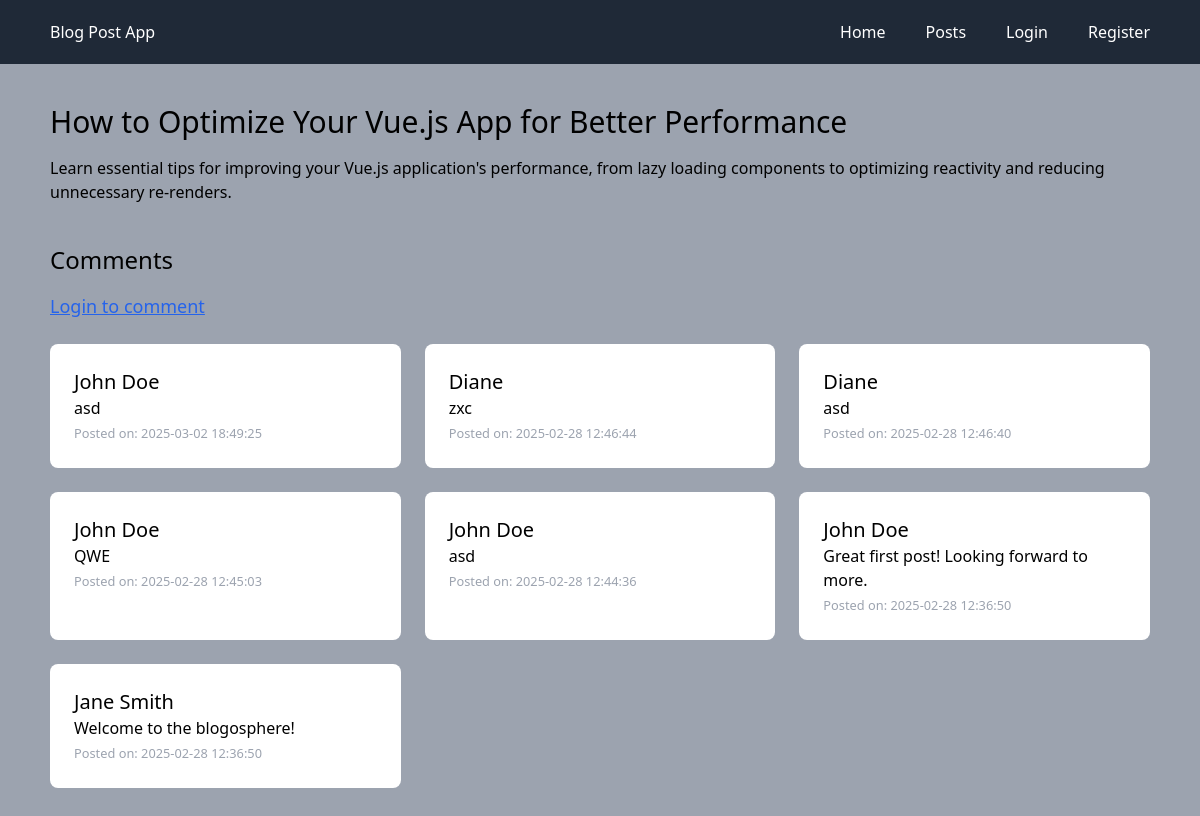
Before: /posts/1 with the older database file.
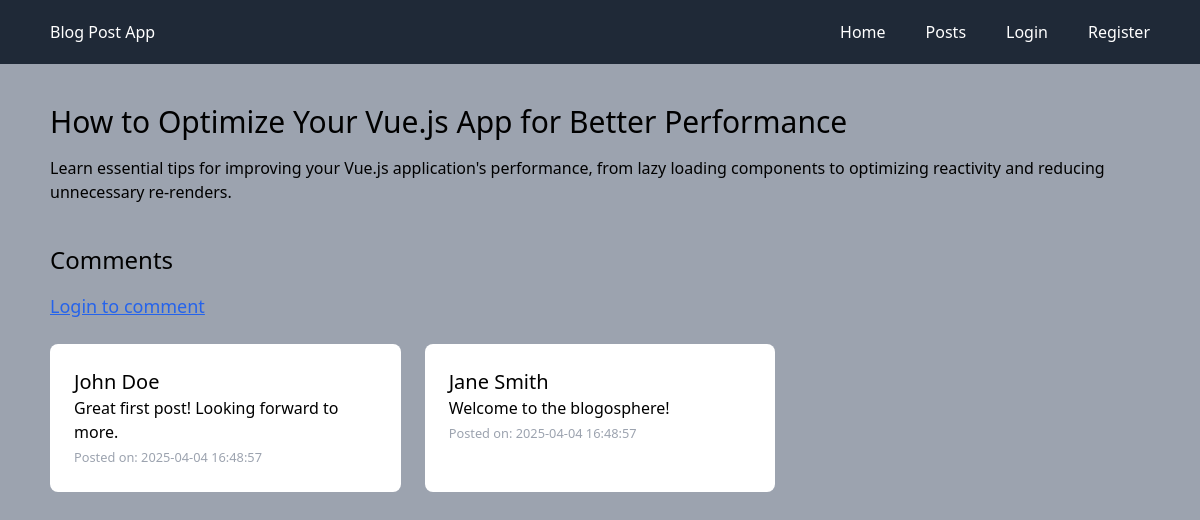
After: the same page with the newer database file.
### tables this page shows
CREATE TABLE posts(
  id INTEGER PRIMARY KEY AUTOINCREMENT,
  user_id INTEGER NOT NULL,
  title TEXT NOT NULL,
  content TEXT NOT NULL,
  views INTEGER NOT NULL DEFAULT 0,
  created_at DATETIME DEFAULT CURRENT_TIMESTAMP,
  FOREIGN KEY (user_id) REFERENCES users (id)
);

CREATE TABLE comments(
  id INTEGER PRIMARY KEY AUTOINCREMENT,
  user_id INTEGER NOT NULL,
  post_id INTEGER NOT NULL,
  content TEXT NOT NULL,
  created_at DATETIME DEFAULT CURRENT_TIMESTAMP,
  FOREIGN KEY (user_id) REFERENCES users (id),
  FOREIGN KEY (post_id) REFERENCES posts (id)
);

CREATE TABLE users(
  id INTEGER PRIMARY KEY AUTOINCREMENT,
  name TEXT NOT NULL,
  email TEXT UNIQUE NOT NULL,
  password TEXT NOT NULL,
  role TEXT NOT NULL DEFAULT 'non-admin',
  created_at DATETIME DEFAULT CURRENT_TIMESTAMP
);

### core/View.php (called while the page is built, shortened)
<?php
class View {
  protected static $globals = [];
  public static function share(string $key, mixed $value): void {
    static::$globals[$key] = $value;
  }
  public static function render(string $template, array $data = [], ?string $layout = null): string {
    $data = [...$data, ...static::$globals];
    $content = static::renderTemplate($template, $data);
    return static::renderLayout($layout, $data, $content);
  }
  protected static function renderTemplate(string $template, array $data): string {
    extract($data);
    $path = dirname(__DIR__) . "/app/views/{$template}.php";
    require $path;
    return ob_get_clean();
  }
  protected static function renderLayout(?string $template, array $data, string $content): string {
    extract([...$data, 'content' => $content]);
    $path = dirname(__DIR__) . "/app/views/{$template}.php";
    require $path;
    return ob_get_clean();
  }
}

### app/controllers/PostController.php (called while the page is built, shortened)
<?php
class PostController {
  public function show($id) {
    $post = Post::find($id);
    $comments = Comment::getCommentsByPostId($id);
    $user = Auth::user();
    return View::render("posts/show", ['post' => $post, 'comments' => $comments], 'layout/main');
  }
}

### core/Router.php (called while the page is built, shortened)
<?php
class Router {
  protected array $routes = [];
  protected array $globalMiddlewares = [];
  protected array $routeMiddlewares = [];
  public function add(string $method, string $uri, string $controller, array $middlewares = []): void {
    $this->routes[] = [
      'uri' => $uri,
      'method' => $method,
      'controller' => $controller,
      'middlewares' => $middlewares
    ];
  }
  public function addGlobalMiddleware(string $middleware): void {
    $this->globalMiddlewares[] = $middleware;
  }
  public function addRouteMiddleware(string $name, string $middleware): void {
    $this->routeMiddlewares[$name] = $middleware;
  }
  public function dispatch(string $uri, string $method): \Closure {
    $route = $this->findRoute($uri, $method);
    $middlewares = [
      ...$this->globalMiddlewares,
      ...array_map(fn($name) => $this->routeMiddlewares[$name], $route['middlewares']),
    ];
    return $this->runMiddleware(
      $middlewares,
      function () use($route) {
        [$controller, $action] = explode('@', $route['controller']);
        return $this->callAction($controller, $action, $route['params']);
      },
    );
  }
  protected function runMiddleware(array $middlewares, callable $target): mixed {
    $next = $target;
    foreach(array_reverse($middlewares) as $middleware) {
      $next = fn() => (new $middleware)->handle($next);
    }
    return $next();
  }
  protected function findRoute(string $uri, string $method): ?array {
    foreach($this->routes as $route) {
      $params = $this->matchRoute($route['uri'], $uri);
      if ($params !== null && $route['method'] === $method) {
        return [...$route, 'params' => $params];
      }
    }
    return null;
  }
  protected function matchRoute(string $routeUri, string $requestUri): ?array {
    $routeSegments = explode("/", trim($routeUri, "/"));
    $requestSegments = explode("/", trim($requestUri, "/"));
    if (count($routeSegments) !== count($requestSegments)) {
      return null;
    }
    $params = [];
    foreach($routeSegments as $index => $routeSegment) {
      if (str_starts_with($routeSegment, "{") && str_ends_with($routeSegment, "}")) {
        $params[trim($routeSegment, "{}")] = $requestSegments[$index];
      } elseif ($routeSegment !== $requestSegments[$index]) {
        return null;
      }
    }
    return $params;
  }
  protected function callAction(string $controller, string $action, array $params): string {
    return (new $controllerClass)->$action(...$params);
  }
}

### core/App.php (called while the page is built, shortened)
<?php
class App {
  protected static array $container = [];
  public static function bind(string $key, mixed $value): void {
    static::$container[$key] = $value;
  }
  public static function get(string $key): mixed {
    return static::$container[$key];
  }
}

### core/Model.php (called while the page is built, shortened)
<?php
abstract class Model {
  protected static $table;
  public static function find(mixed $id): static|bool|null {
    $db = App::get('database');
    return $db->fetch('SELECT * FROM ' . static::$table . ' WHERE id = ?', [$id], static::class);
  }
}

### core/Database.php (called while the page is built, shortened)
<?php
class Database {
  protected $pdo;
  public function __construct(array $config) {
    try {
      $dsn = $this->createDsn($config);
      $username = $config['username'] ?? null;
      $password = $config['password'] ?? null;
      $options = $config['options'] ?? null;
      $this->pdo = new PDO($dsn, $username, $password, $options);
      $this->pdo->setAttribute(PDO::ATTR_ERRMODE, PDO::ERRMODE_EXCEPTION);
    } catch (PDOException  $e) {
      throw new Exception('Could not connect to database.');
    }
  }
  protected function createDsn(array $config): string {
    $driver = $config['driver'];
    $dbname = $config['dbname'];
    return match($driver) {
      'sqlite' => 'sqlite:' . $dbname,
      default => throw new Exception('Unsupported driver'),
    };
  }
  public function query(string $sql, array $params = []): PDOStatement {
    $stmt = $this->pdo->prepare($sql);
    $stmt->execute($params);
    return $stmt;
  }
  public function fetchAll(string $sql, array $params = [], ?string $className = null): array {
    $stmt = $this->query($sql, $params);
    return $className ? $stmt->fetchAll(PDO::FETCH_CLASS, $className) : $stmt->fetchAll(PDO::FETCH_ASSOC);
  }
  public function fetch(string $sql, array $params, ?string $className = null): mixed {
    $stmt = $this->query($sql, $params);
    $stmt->setFetchMode($className ? PDO::FETCH_CLASS : PDO::FETCH_ASSOC, $className);
    return $stmt->fetch();
  }
}

### app/services/RememberMe.php (called while the page is built, shortened)
<?php
class RememberMe {
  public static function user(): ?User {
    $tokenString = $_COOKIE[self::COOKIE_NAME] ?? null;
    if (!$tokenString) {
      return null;
    }
    $rememberToken = RememberToken::findValid($tokenString);
    $user = User::find($rememberToken->user_id);
    return $user;
  }
}

### app/services/Auth.php (called while the page is built, shortened)
<?php
class Auth {
  public static function user(): ?User {
    $user = RememberMe::user();
    return $user;
  }
}

### app/models/Comment.php (called while the page is built, shortened)
<?php
class Comment extends Model {
  protected static $table = 'comments';
  public static  function getCommentsByPostId($postId) {
    $db = App::get('database');
    $query = 'SELECT comments.*, users.name AS user_name  FROM ' . static::$table . ' INNER JOIN users ON comments.user_id = users.id WHERE comments.post_id = ? ORDER BY created_at DESC';
    $params = [$postId];
    return $db->fetchAll($query, $params, static::class);
  }
}

### app/views/posts/show.php (the view)
<div class="w-[1100px] my-10">
  <article class="mb-10">
    <h1 class="text-3xl mb-4"><?= htmlspecialchars($post->title); ?></h1>
    <p><?= nl2br(htmlspecialchars($post->content)); ?></p>
  </article>
  <section>
    <h2 class="text-2xl mb-4" id="comments">Comments</h2>
    <?php if($user && $user->role ==='non-admin'): ?>
      <form action="/posts/<?= $post->id ?>/comments" method="POST" class="mb-6">
        <?= csrf_token(); ?>
        <textarea class="w-[400px]" name="content" rows="5" required></textarea> <br />
        <button class="bg-gray-800 py-2 text-white w-[400px]" type="submit">Add Comment</button>
      </form>
    <?php elseif($user === null): ?>
      <p class="mb-6">
        <a href="/login" class="text-blue-600 text-lg underline underline-offset-1">Login to comment</a>
      </p>
    <?php endif; ?>
    <div class="grid grid-cols-3 gap-6">
      <?php foreach($comments as $comment): ?>
        <div class="bg-white rounded-lg p-6">
          <h3 class="text-xl"><?= $comment->user_name; ?></h3>
          <p><?= nl2br(htmlspecialchars($comment->content)) ?></p>
          <small class="text-gray-400">Posted on: <?= htmlspecialchars($comment->created_at) ?></small>
        </div>
      <?php endforeach; ?>
    </div>
  </section>
</div>

### app/views/layout/main.php (shortened to what this page needs)
<!DOCTYPE html>
<html lang="en">
  <head>
  </head>
  <body class="bg-gray-400">
    <div class="bg-gray-800 text-white">
      <nav class="h-full py-5 w-[1100px] mx-auto flex justify-between gap-16">
        <a href="/">Blog Post App</a>
        <div class="flex gap-10">
          <a href="/">Home</a>
          <a href="/posts">Posts</a>
          <?php if($user): ?>
            <a href="/logout">Logout</a>
          <?php else: ?>
            <a href="/login">Login</a>
            <a href="/register">Register</a>
          <?php endif; ?>
        </div>
      </nav>
    </div>
    <main class="flex justify-center">
      <?= $content ?>
    </main>
    <script src="https://cdn.tailwindcss.com"></script>
  </body>
</html>

### public/index.php (shortened to what this page needs)
<?php
$router = new Router();
$uri = parse_url($_SERVER['REQUEST_URI'])['path'];
$method = $_SERVER['REQUEST_METHOD'];
$result = $router->dispatch($uri, $method);
while ($result instanceof \Closure) {
  $result = $result();
}
echo $result;

Changed rows visible on the page:
removed comments: user.name "John Doe", content "asd", created_at "2025-03-02 18:49:25"
removed comments: user.name "Diane", content "zxc", created_at "2025-02-28 12:46:44"
removed comments: user.name "Diane", content "asd", created_at "2025-02-28 12:46:40"
removed comments: user.name "John Doe", content "QWE", created_at "2025-02-28 12:45:03"
removed comments: user.name "John Doe", content "asd", created_at "2025-02-28 12:44:36"
changed comments "Great first post! Looking forward to more.": created_at "2025-02-28 12:36:50" → "2025-04-04 16:48:57"
changed comments "Welcome to the blogosphere!": created_at "2025-02-28 12:36:50" → "2025-04-04 16:48:57"
